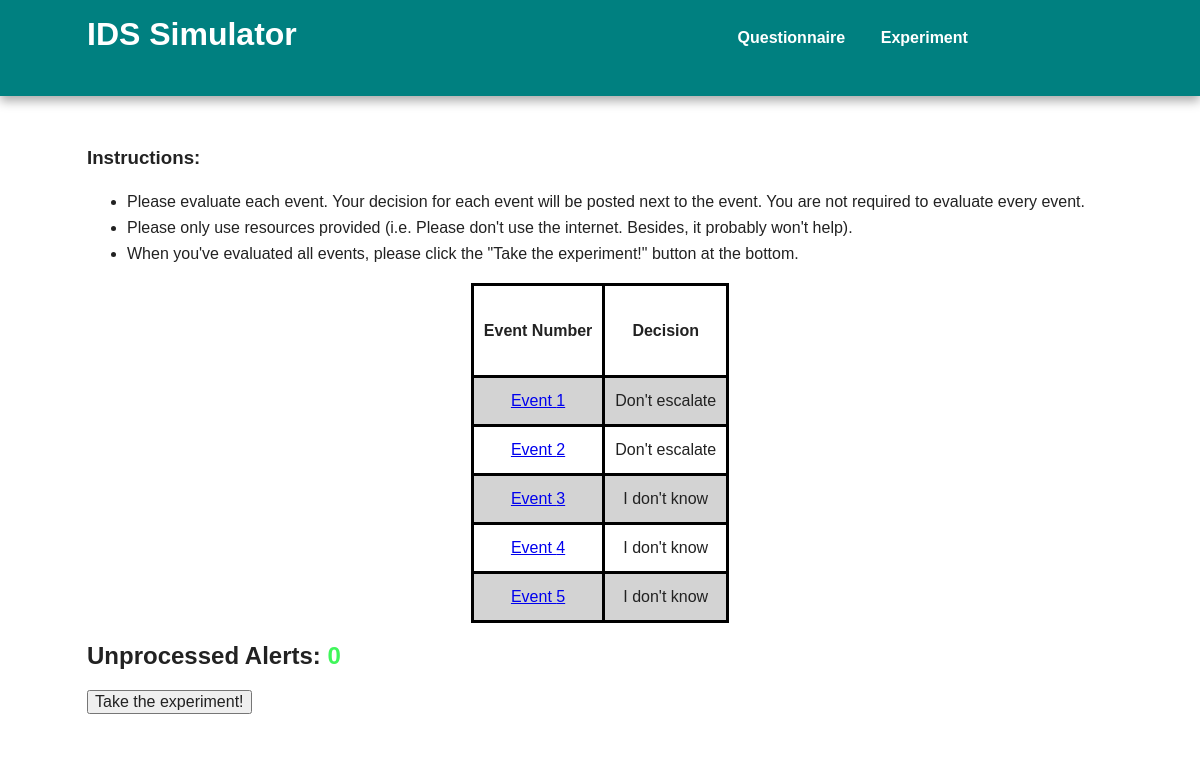
Page /training (signed in) on the committed database.
### models.py (models this page shows)
class TrainingEvent(db.Model):
    id = db.Column(db.Integer, primary_key=True)
    should_escalate = db.Column(db.String(25))
    country_of_authentication1 = db.Column(db.String(25))
    number_successful_logins1 = db.Column(db.Integer)
    number_failed_logins1 = db.Column(db.Integer)
    source_provider1 = db.Column(db.String(50))
    country_of_authentication2 = db.Column(db.String(25))
    number_successful_logins2 = db.Column(db.Integer)
    number_failed_logins2 = db.Column(db.Integer)
    source_provider2 = db.Column(db.String(50))
    time_between_authentications = db.Column(db.Float)
    vpn_confidence = db.Column(db.String(5))

class TrainingEventDecision(db.Model):
    id = db.Column(db.Integer, primary_key=True)
    user = db.Column(db.String(50))
    event_id = db.Column(db.Integer)
    escalate = db.Column(db.String(15))
    confidence = db.Column(db.String(1))
    time_event_decision = db.Column(db.DateTime)
    def __repr__(self):
        return self.escalate

### crywolf.py (the view)
@app.route('/training', methods = ["GET", "POST"])
@login_required
def training():
    ids = [1,2,3,4,5]
    eventsList = []   #This will store an eventID and eventDecision tuple
    for id in ids:
        eventsList.append((models.TrainingEvent.query.get(id),
                          models.TrainingEventDecision.query.filter_by(user = current_user.username, event_id = id).
                            order_by(models.TrainingEventDecision.time_event_decision.desc()).first())
                         )
    user = models.User.query.filter_by(username = current_user.username).first()
    if request.method == "POST":
        local_user = db.session.merge(user)
        local_user.training_complete = True
        db.session.add(local_user)
        db.session.commit()
        return redirect(url_for('experiment'))
    return render_template('training.html', eventsList=eventsList)

### crywolf.py (called while the page is built)
@login_manager.user_loader
def load_user(user_id):
    return models.User.query.get(user_id)

### templates/training.html (shortened to what this page needs)
{% extends "base.html" %}
{% block content %}
    <div>
        <h3>Instructions:</h3>
        <ul>
            <li>Please evaluate each event. Your decision for each event will be posted next to the event. You are not required to evaluate every event.</li>
            <li>Please only use resources provided (i.e. Please don't use the internet. Besides, it probably won't help).</li>
            <li>When you've evaluated all events, please click the "Take the experiment!" button at the bottom.</li>
        </ul>
        {% set count = namespace(a=0) %}
        <table align="center">
           <tr>
               <td><h4>Event Number</h4></td><td><h4>Decision</h4></td>
           </tr>
            {% for event, decision in eventsList %}
                <tr>
                    {% if event.id == 1 %}
                    <td><a href="{{ url_for('MoscowEventPage', eventId = event.id) }}"> Event {{ loop.index }}</a></td>
                    {% elif event.id == 2 %}
                    <td><a href="{{ url_for('BeijingEventPage', eventId = event.id) }}"> Event {{ loop.index }}</a></td>
                    {% else %}
                    <td><a href="{{ url_for('trainingEventPage', eventId = event.id) }}"> Event {{ loop.index }}</a></td>
                    {% endif %}
                    <td>{% if decision != None %}
                            {{ decision }}
                        {% else %}
                            {% set count.a = count.a + 1 %}
                        {% endif %}
                    </td>
                </tr>
            {% endfor %}
        </table>
        <h2><span>Unprocessed Alerts: </span>
            {% if count.a != 0 %}
                <span style="color:red">{{ count.a }}</span>
            {% else %}
                <span style="color:#40f65b">{{ count.a }}</span>
            {% endif %}
        </h2>
        <form action ="" onsubmit = "return confirm('Are you sure you\'re ready to begin the experiemnt? Click \'OK\' to continue.')" method="POST">
            <input type="submit" value="Take the experiment!">
        </form>
    </div>
{% endblock %}

### static/css/main.css (style rules this page uses)
html { color: #222; font-size: 1em; line-height: 1.4; }
body { font: 16px/26px Helvetica, Helvetica Neue, Arial; }

### templates/training.html (style rules this page uses)
table, th, td { border: 3px solid black; text-align: center; padding: 10px; }
tr:nth-child(even) { background-color: lightgrey; }

### rows in the picture
TrainingEvent: escalate "Don't escalate"
TrainingEvent: escalate "Don't escalate"
TrainingEvent: escalate "I don't know"
TrainingEvent: escalate "I don't know"
TrainingEvent: escalate "I don't know"

### other values in the picture
{{ count.a }} "0"
